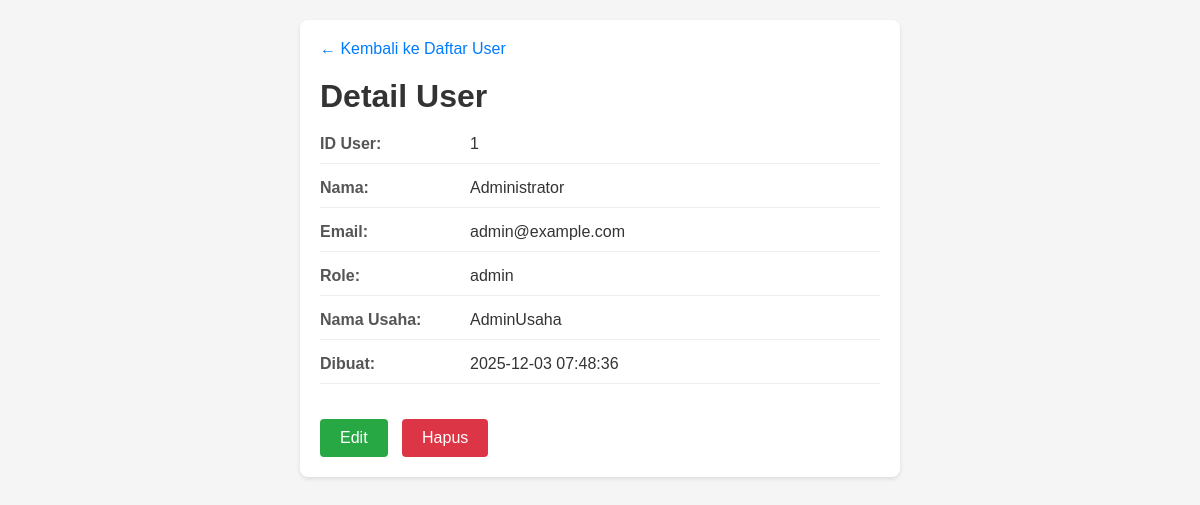
/user/view/1, run on the app's committed database.
### tables this page shows
CREATE TABLE `user` (
  `id_user` int(8) UNSIGNED NOT NULL,
  `google_id` varchar(255) DEFAULT NULL,
  `oauth_provider` enum('local','google') DEFAULT 'local',
  `avatar_url` varchar(500) DEFAULT NULL,
  `nama` varchar(200) NOT NULL,
  `role` enum('user','admin') NOT NULL DEFAULT 'user',
  `email` varchar(250) DEFAULT NULL,
  `password` varchar(255) DEFAULT NULL,
  `nama_usaha` varchar(255) DEFAULT NULL,
  `jenis_usaha` varchar(100) DEFAULT NULL,
  `updated_at` datetime DEFAULT CURRENT_TIMESTAMP ON UPDATE CURRENT_TIMESTAMP,
  `created_at` datetime DEFAULT current_timestamp()
);

### application/controllers/User.php (called while the page is built, shortened)
<?php
class User extends CI_Controller {
    public function __construct()
    {
        $this->load->model('User_model');
        $this->load->helper(['url','form']);
        $this->load->library('form_validation');
    }
    public function view($id = null)
    {
        $data['user'] = $this->User_model->get($id);
        $this->load->view('user/view', $data);
    }
}

### index.php (called while the page is built, shortened)
<?php
require_once BASEPATH.'core/CodeIgniter.php';

### application/models/User_model.php (called while the page is built, shortened)
<?php
class User_model extends CI_Model {
    protected $table = 'user';
    public function get($id = null)
    {
        if ($id) {
            return $this->db->get_where($this->table, ['id_user' => $id])->row();
        }
        return $this->db->get($this->table)->result();
    }
}

### application/views/user/view.php (the view, shortened to what this page needs)
<!DOCTYPE html>
<html lang="en">
<head>
</head>
<body>
    <div class="container">
        <a href="<?php echo site_url('user'); ?>" class="back-link">&larr; Kembali ke Daftar User</a>
        <h1>Detail User</h1>
        <div class="info-row">
            <div class="info-label">ID User:</div>
            <div class="info-value"><?php echo htmlspecialchars($user->id_user); ?></div>
        </div>
        <div class="info-row">
            <div class="info-label">Nama:</div>
            <div class="info-value"><?php echo htmlspecialchars($user->nama); ?></div>
        </div>
        <div class="info-row">
            <div class="info-label">Email:</div>
            <div class="info-value"><?php echo htmlspecialchars($user->email); ?></div>
        </div>
        <div class="info-row">
            <div class="info-label">Role:</div>
            <div class="info-value"><?php echo htmlspecialchars($user->role); ?></div>
        </div>
        <div class="info-row">
            <div class="info-label">Nama Usaha:</div>
            <div class="info-value"><?php echo htmlspecialchars($user->nama_usaha ?? '-'); ?></div>
        </div>
        <div class="info-row">
            <div class="info-label">Dibuat:</div>
            <div class="info-value"><?php echo $user->created_at ?? '-'; ?></div>
        </div>
        <div>
            <a href="<?php echo site_url('user/edit/' . $user->id_user); ?>" class="btn btn-edit">Edit</a>
            <a href="<?php echo site_url('user/delete/' . $user->id_user); ?>" class="btn btn-delete">Hapus</a>
        </div>
    </div>
</body>
</html>

### application/views/user/view.php (style rules this page uses)
* { margin: 0; padding: 0; box-sizing: border-box; }
body { font-family: Arial, sans-serif; background: #f5f5f5; padding: 20px; }
.container { max-width: 600px; margin: 0 auto; background: #fff; padding: 20px; border-radius: 8px; box-shadow: 0 2px 4px rgba(0,0,0,0.1); }
h1 { color: #333; margin-bottom: 20px; }
.info-row { display: flex; margin-bottom: 15px; border-bottom: 1px solid #eee; padding-bottom: 10px; }
.info-label { font-weight: bold; min-width: 150px; color: #555; }
.info-value { color: #333; }
.btn { display: inline-block; padding: 10px 20px; background: #007bff; color: #fff; text-decoration: none; border: none; border-radius: 4px; cursor: pointer; margin-right: 10px; margin-top: 20px; }
.btn-edit { background: #28a745; }
.btn-delete { background: #dc3545; }
.back-link { display: inline-block; margin-bottom: 20px; color: #007bff; text-decoration: none; }

### data on the page
user: id_user "1", nama "Administrator", email "admin@example.com", role "admin", nama_usaha "AdminUsaha", created_at "2025-12-03 07:48:36"
